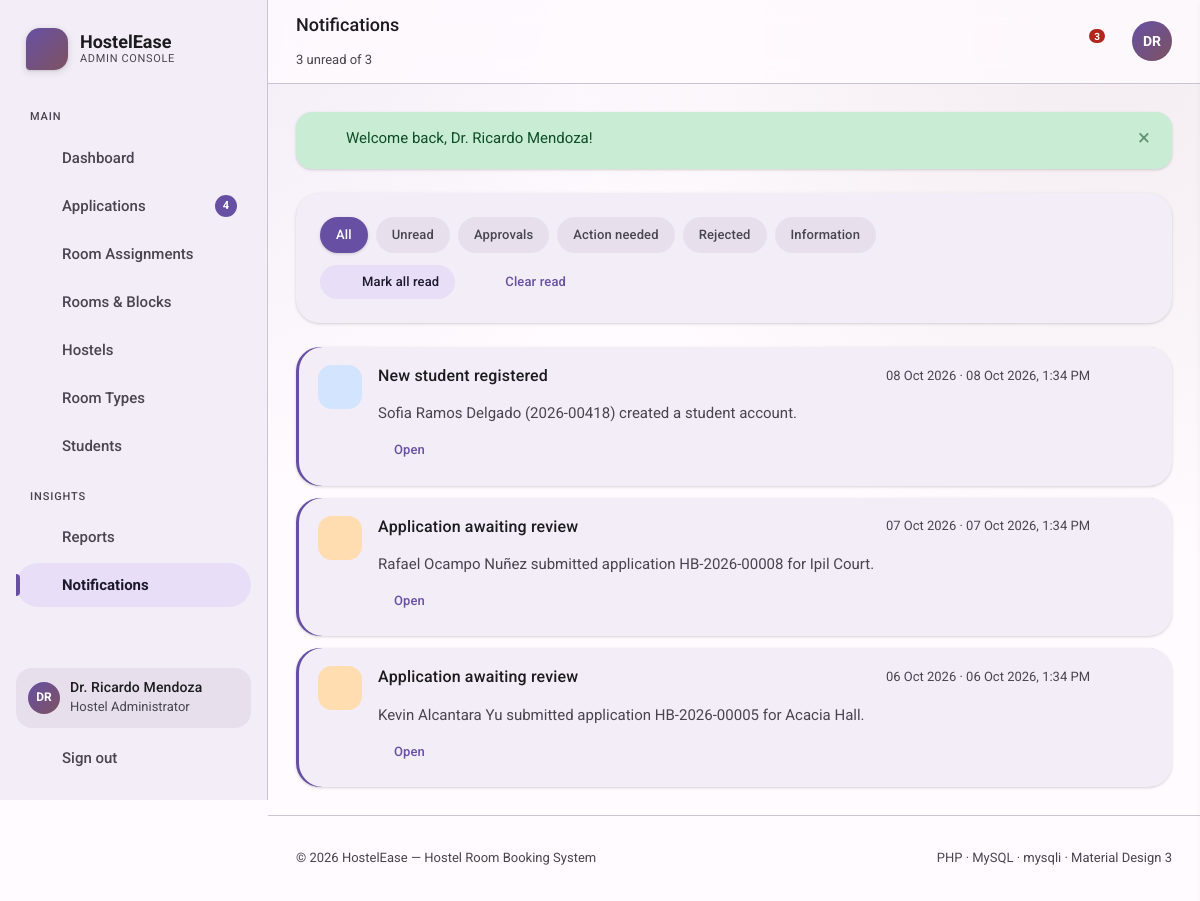
Screenshot of /notifications.php (signed in) with the database file from the repository.
### tables this page shows
CREATE TABLE users (
  id            INT UNSIGNED NOT NULL AUTO_INCREMENT,
  role          ENUM('student','admin') NOT NULL DEFAULT 'student',
  student_id    VARCHAR(20)  DEFAULT NULL,
  full_name     VARCHAR(120) NOT NULL,
  email         VARCHAR(150) NOT NULL,
  phone         VARCHAR(25)  DEFAULT NULL,
  password_hash VARCHAR(255) NOT NULL,
  gender        ENUM('male','female','other') DEFAULT NULL,
  programme     VARCHAR(120) DEFAULT NULL,
  year_level    VARCHAR(20)  DEFAULT NULL,
  address       VARCHAR(255) DEFAULT NULL,
  emergency_contact_name  VARCHAR(120) DEFAULT NULL,
  emergency_contact_phone VARCHAR(25)  DEFAULT NULL,
  status        ENUM('active','suspended') NOT NULL DEFAULT 'active',
  created_at    TIMESTAMP NOT NULL DEFAULT CURRENT_TIMESTAMP,
  updated_at    TIMESTAMP NOT NULL DEFAULT CURRENT_TIMESTAMP ON UPDATE CURRENT_TIMESTAMP,
  PRIMARY KEY (id),
  UNIQUE KEY uq_users_email (email),
  UNIQUE KEY uq_users_student_id (student_id),
  KEY idx_users_role (role)
);

CREATE TABLE notifications (
  id         INT UNSIGNED NOT NULL AUTO_INCREMENT,
  user_id    INT UNSIGNED NOT NULL,
  title      VARCHAR(150) NOT NULL,
  message    TEXT NOT NULL,
  link       VARCHAR(255) DEFAULT NULL,
  type       ENUM('info','success','warning','danger') NOT NULL DEFAULT 'info',
  is_read    TINYINT(1) NOT NULL DEFAULT 0,
  created_at TIMESTAMP NOT NULL DEFAULT CURRENT_TIMESTAMP,
  PRIMARY KEY (id),
  KEY idx_notif_user_read (user_id, is_read),
  CONSTRAINT fk_notif_user FOREIGN KEY (user_id) REFERENCES users(id) ON DELETE CASCADE
);

### notifications.php (the view, shortened to what this page needs)
<?php
require_once __DIR__ . '/includes/header.php';
$me   = require_login();
$uid  = (int)$me['id'];
$filter = safe_choice(get_str('filter'), ['', 'unread', 'success', 'warning', 'danger', 'info'], '');
$sql = 'SELECT * FROM notifications WHERE user_id = ?';
$types = 'i';
$params = [$uid];
$sql .= ' ORDER BY created_at DESC LIMIT 200';
$notifs = db_all($conn, $sql, $types, $params);
$unread = unread_notification_count($uid);
$total  = (int)(db_one($conn, 'SELECT COUNT(*) c FROM notifications WHERE user_id = ?', 'i', [$uid])['c'] ?? 0);
page_header('Notifications', 'notifications', $unread . ' unread of ' . $total);
?>
<div class="card mb-3">
  <div class="row-between wrap" style="gap:12px">
    <div class="row wrap" style="gap:8px">
      <?php foreach (['' => 'All', 'unread' => 'Unread', 'success' => 'Approvals', 'warning' => 'Action needed', 'danger' => 'Rejected', 'info' => 'Information'] as $k => $l): ?>
        <a class="chip chip-selectable chip-lg<?= $filter === $k ? ' selected' : '' ?>" href="?<?= $k === '' ? '' : 'filter=' . $k ?>"><?= e($l) ?></a>
      <?php endforeach; ?>
    </div>
    <div class="row wrap" style="gap:8px">
      <form method="post" style="display:inline"><?= csrf_field() ?><input type="hidden" name="action" value="mark_all">
        <button class="btn btn-tonal btn-sm"><?= icon('check', 'icon icon-sm') ?> Mark all read</button>
      </form>
      <form method="post" style="display:inline"><?= csrf_field() ?><input type="hidden" name="action" value="clear_read">
        <button class="btn btn-text btn-sm" data-confirm="Delete all read notifications?"><?= icon('delete', 'icon icon-sm') ?> Clear read</button>
      </form>
    </div>
  </div>
</div>
<?php if (!$notifs): ?>
  <div class="card">
    <div class="empty">
      <div class="empty-icon"><?= icon('notifications') ?></div>
      <h3 class="title-m mb-0">No notifications</h3>
      <p class="tiny"><?= $filter ? 'Nothing matches this filter.' : 'Updates about your applications will appear here.' ?></p>
    </div>
  </div>
<?php else: ?>
  <div class="stack" style="gap:12px">
    <?php foreach ($notifs as $i => $n): ?>
      <div class="card card-hover anim-rise anim-rise-<?= min(4, ($i % 4) + 1) ?>"
           style="display:flex;gap:16px;align-items:flex-start;padding:18px 22px<?= $n['is_read'] ? '' : ';box-shadow:inset 3px 0 0 var(--md-primary), var(--e1)' ?>">
        <span class="notif-icon <?= e($n['type']) ?>" style="width:44px;height:44px;border-radius:14px">
          <?= icon($n['type'] === 'success' ? 'check_circle' : ($n['type'] === 'danger' ? 'error' : ($n['type'] === 'warning' ? 'warning' : 'info'))) ?>
        </span>
        <div class="grow" style="min-width:0">
          <div class="row-between wrap" style="gap:8px">
            <span class="label-m" style="font-size:1rem"><?= e($n['title']) ?></span>
            <span class="tiny"><?= e(time_ago($n['created_at'])) ?> &middot; <?= fmt_datetime($n['created_at']) ?></span>
          </div>
          <p class="body-m muted mb-1" style="font-size:.9375rem"><?= e($n['message']) ?></p>
          <?php if ($n['link']): ?>
            <a class="btn btn-text btn-sm" href="<?= e(app_url($n['link'])) ?>">Open <?= icon('arrow_back', 'icon icon-sm') ?></a>
          <?php endif; ?>
        </div>
        <form method="post" style="display:inline">
          <button class="icon-btn" aria-label="Delete notification" data-confirm="Delete this notification?"><?= icon('close', 'icon icon-sm') ?></button>
        </form>
      </div>
    <?php endforeach; ?>
  </div>
<?php endif; ?>
<?php page_footer(); ?>

### includes/header.php (shortened to what this page needs)
<?php
require_once __DIR__ . '/functions.php';
$__USER = current_user();
function initials(?string $name): string
{
    $parts = preg_split('/\s+/', trim((string)$name));
    $out = '';
    foreach (array_slice($parts, 0, 2) as $p) {
        if ($p !== '') {
            $out .= mb_strtoupper(mb_substr($p, 0, 1));
        }
    }
    return $out ?: '?';
}
function nav_items(string $role): array
{
    if ($role === 'admin') {
        return [
            'main' => [
                ['dashboard.php',        'dashboard',   'Dashboard'],
                ['applications.php',     'assignment',  'Applications',  'pending_badge'],
                ['assignments.php',      'bed',         'Room Assignments'],
                ['rooms.php',            'layers',      'Rooms & Blocks'],
                ['hostels.php',          'apartment',   'Hostels'],
                ['room-types.php',       'money',       'Room Types'],
                ['students.php',         'people',      'Students'],
            ],
            'insights' => [
                ['reports.php',          'chart',       'Reports'],
                ['../notifications.php', 'notifications', 'Notifications'],
            ],
        ];
    }
    return [
        'main' => [
            ['dashboard.php',      'dashboard',   'My Dashboard'],
            ['hostels.php',        'apartment',   'Browse Hostels'],
            ['search-rooms.php',   'search',      'Find a Room'],
            ['apply.php',          'add',         'New Application'],
            ['my-bookings.php',    'assignment',  'My Applications'],
            ['my-assignment.php',  'key',         'My Room'],
        ],
        'insights' => [
            ['../notifications.php', 'notifications', 'Notifications', 'unread_badge'],
            ['../profile.php',     'person',      'My Profile'],
        ],
    ];
}
function pending_applications_count(): int
{
    global $conn;
    $res = mysqli_query($conn, "SELECT COUNT(*) c FROM bookings WHERE status = 'pending'");
    $row = $res ? mysqli_fetch_assoc($res) : null;
    return (int)($row['c'] ?? 0);
}
function page_header(string $title, string $active = '', string $subtitle = '', array $actions = []): void
{
    global $__USER;
    $user = $__USER ?: current_user();
    $role = $user['role'] ?? 'guest';
    $base = $role === 'admin' ? 'admin/' : ($role === 'student' ? 'student/' : '');
    $unread = $user ? unread_notification_count((int)$user['id']) : 0;
    $pending = $role === 'admin' ? pending_applications_count() : 0;
    ?>
<!DOCTYPE html>
<html lang="en">
<head>
<link rel="stylesheet" href="<?= app_url('assets/css/fonts.css') ?>">
<link rel="stylesheet" href="<?= app_url('assets/css/material-you.css') ?>">
</head>
<body>
<div class="app">
  <aside class="rail" id="rail" aria-label="Main navigation">
    <div class="brand">
      <div class="brand-mark"><?= icon('apartment') ?></div>
      <div class="brand-text">
        <span class="brand-name"><?= APP_NAME ?></span>
        <span class="brand-sub"><?= e($role === 'admin' ? 'Admin Console' : 'Student Portal') ?></span>
      </div>
    </div>
    <?php foreach (nav_items($role) as $section => $items): ?>
      <div class="rail-section"><?= e($section) ?></div>
      <?php foreach ($items as $it):
          [$file, $ico, $label] = $it;
          $isRootPage = str_starts_with($file, '../');
          $file = preg_replace('#^(\.\./)+#', '', $file);
          $badge = $it[3] ?? null;
          $isActive = ($active === basename($file, '.php'));
          $count = null;
          if ($badge === 'pending_badge' && $pending > 0) $count = $pending;
      ?>
        <a class="nav-item<?= $isActive ? ' active' : '' ?>" href="<?= app_url(($isRootPage ? '' : $base) . $file) ?>"<?= $isActive ? ' aria-current="page"' : '' ?>>
          <?= icon($ico) ?><span><?= e($label) ?></span>
          <?php if ($count !== null): ?><span class="nav-badge"><?= $count ?></span><?php endif; ?>
        </a>
      <?php endforeach; ?>
    <?php endforeach; ?>
    <div class="rail-footer">
      <?php if ($user): ?>
        <div class="rail-user mb-1">
          <div class="avatar sm"><?= e(initials($user['full_name'])) ?></div>
          <div class="grow" style="min-width:0">
            <div class="label-m" style="white-space:nowrap;overflow:hidden;text-overflow:ellipsis"><?= e($user['full_name']) ?></div>
            <div class="tiny"><?= e($role === 'admin' ? 'Hostel Administrator' : ($user['student_id'] ?: 'Student')) ?></div>
          </div>
        </div>
      <?php endif; ?>
      <a class="nav-item" href="<?= app_url('logout.php') ?>">
        <?= icon('logout') ?><span>Sign out</span>
      </a>
    </div>
  </aside>
  <div class="main">
    <header class="topbar">
      <div class="grow" style="min-width:0">
        <h1 class="title-m mb-0" style="white-space:nowrap;overflow:hidden;text-overflow:ellipsis"><?= e($title) ?></h1>
        <?php if ($subtitle): ?><p class="tiny mb-0"><?= $subtitle ?></p><?php endif; ?>
      </div>
      <button class="icon-btn" data-notif-toggle aria-label="Notifications (<?= $unread ?> unread)">
        <?php if ($unread > 0): ?><span class="dot"><?= $unread > 9 ? '9+' : $unread ?></span><?php endif; ?>
      </button>
      <?php if ($user): ?>
        <a class="avatar" href="<?= app_url('profile.php') ?>" title="<?= e($user['full_name']) ?>" aria-label="My profile"><?= e(initials($user['full_name'])) ?></a>
      <?php endif; ?>
    </header>
    <main class="content" id="main">
      <?= flash_render() ?>
    <?php
}
function page_footer(string $fab = ''): void
{
    ?>
    </main>
    <footer class="footer">
      <div class="row-between">
        <span>&copy; <?= date('Y') ?> <?= APP_NAME ?> &mdash; <?= e(APP_TAGLINE) ?></span>
        <span>PHP &middot; MySQL &middot; mysqli &middot; Material Design 3</span>
      </div>
    </footer>
  </div>
</div>
</body>
</html>
    <?php
}

### includes/functions.php (shortened to what this page needs)
<?php
require_once __DIR__ . '/config.php';
function e(?string $value): string
{
    return htmlspecialchars((string)$value, ENT_QUOTES | ENT_SUBSTITUTE, 'UTF-8');
}
function fmt_datetime(?string $dt): string
{
    return date('d M Y, g:i A', strtotime($dt));
}
function time_ago(?string $dt): string
{
    $diff = time() - strtotime($dt);
    return date('d M Y', strtotime($dt));
}
function app_url(string $path = ''): string
{
    static $prefix = null;
    if ($prefix === null) {
        $scriptDir = rtrim(str_replace('\\', '/', dirname($_SERVER['SCRIPT_NAME'] ?? '/')), '/');
        if ($scriptDir === '' || $scriptDir === '.') {
            $prefix = rtrim(BASE_URL, '/') . '/';
        } else {
            $depth   = substr_count($scriptDir, '/');
            $baseDir = rtrim(BASE_URL, '/');
            $prefix  = ($baseDir !== '' ? $baseDir . '/' : '') . str_repeat('../', $depth);
        }
    }
    return $prefix . ltrim($path, '/');
}
function flash_render(): string
{
    $out = '<div class="flash-stack">';
    foreach ($_SESSION['flash'] as $f) {
        $out .= '<div class="alert alert-' . e($f['type']) . '" role="status">'
              . '<span class="alert-icon">' . icon_for($f['type']) . '</span>'
              . '<span>' . e($f['message']) . '</span>'
              . '<button type="button" class="alert-close" aria-label="Dismiss" onclick="this.parentElement.remove()">&times;</button>'
              . '</div>';
    }
    $out .= '</div>';
    return $out;
}
function icon_for(string $type): string
{
    return match ($type) {
        'success' => icon('check_circle'),
        'danger', 'error' => icon('error'),
        'warning' => icon('warning'),
        default   => icon('info'),
    };
}
function current_user(): ?array
{
    global $conn;
    static $cache = null;
    if ($cache !== null) {
        return $cache;
    }
    $stmt = mysqli_prepare($conn, 'SELECT * FROM users WHERE id = ? LIMIT 1');
    mysqli_stmt_bind_param($stmt, 'i', $_SESSION['user_id']);
    mysqli_stmt_execute($stmt);
    $res  = mysqli_stmt_get_result($stmt);
    $cache = mysqli_fetch_assoc($res) ?: null;
    return $cache;
}
function require_login(): array
{
    $u = current_user();
    return $u;
}
function unread_notification_count(int $userId): int
{
    global $conn;
    $stmt = mysqli_prepare($conn, 'SELECT COUNT(*) c FROM notifications WHERE user_id = ? AND is_read = 0');
    mysqli_stmt_bind_param($stmt, 'i', $userId);
    mysqli_stmt_execute($stmt);
    $row = mysqli_fetch_assoc(mysqli_stmt_get_result($stmt));
    return (int)($row['c'] ?? 0);
}
function icon(string $name, string $class = 'icon'): string
{
    $d = $paths[$name] ?? $paths['info'];
    return '<svg class="' . e($class) . '" viewBox="0 0 24 24" fill="currentColor" aria-hidden="true" focusable="false">' . $d . '</svg>';
}
function db_all(mysqli $conn, string $sql, string $types = '', array $params = []): array
{
    $stmt = mysqli_prepare($conn, $sql);
    if ($types !== '' && $params !== []) {
        mysqli_stmt_bind_param($stmt, $types, ...$params);
    }
    mysqli_stmt_execute($stmt);
    $rows = mysqli_fetch_all(mysqli_stmt_get_result($stmt), MYSQLI_ASSOC);
    return $rows;
}
function safe_choice(string $value, array $allowed, string $default): string
{
    return in_array($value, $allowed, true) ? $value : $default;
}
function get_str(string $key, string $default = ''): string
{
    return isset($_GET[$key]) && is_string($_GET[$key]) ? trim($_GET[$key]) : $default;
}

### rows the page displays
users: role "ADMIN CONSOLE", full_name "DR", full_name "Dr. Ricardo Mendoza", role "Hostel Administrator"
notifications: title "New student registered", created_at "08 Oct 2026", created_at "08 Oct 2026, 1:34 PM", message "Sofia Ramos Delgado (2026-00418) created a student account."
notifications: title "Application awaiting review", created_at "07 Oct 2026", created_at "07 Oct 2026, 1:34 PM", message "Rafael Ocampo Nuñez submitted application HB-2026-00008 for Ipil Court."
notifications: title "Application awaiting review", created_at "06 Oct 2026", created_at "06 Oct 2026, 1:34 PM", message "Kevin Alcantara Yu submitted application HB-2026-00005 for Acacia Hall."

### other values shown
APP_NAME "HostelEase"
$section "MAIN"
$label "Dashboard"
$label "Applications"
$count "4"
$label "Room Assignments"
$label "Rooms & Blocks"
$label "Hostels"
$label "Room Types"
$label "Students"
$section "INSIGHTS"
$label "Reports"
$label "Notifications"
$title "Notifications"
$subtitle "3 unread of 3"
